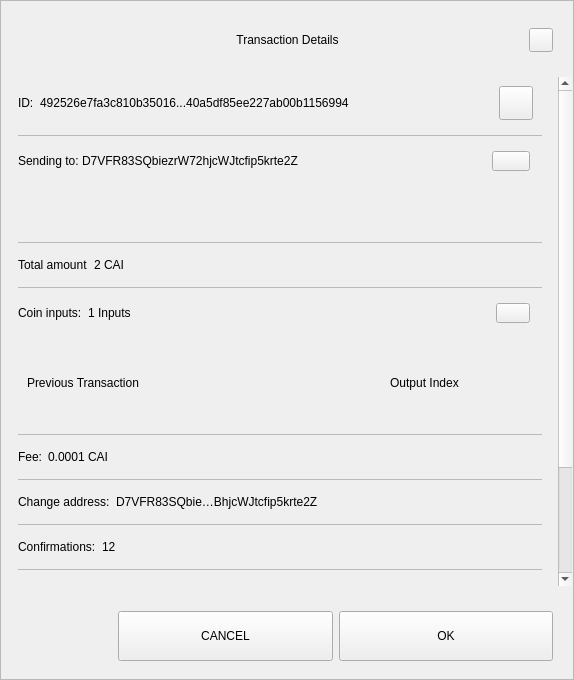
<?xml version="1.0" encoding="UTF-8"?>
<ui version="4.0">
 <class>TxDetailDialog</class>
 <widget class="QWidget" name="TxDetailDialog">
  <property name="geometry">
   <rect>
    <x>0</x>
    <y>0</y>
    <width>574</width>
    <height>680</height>
   </rect>
  </property>
  <property name="sizePolicy">
   <sizepolicy hsizetype="Preferred" vsizetype="Expanding">
    <horstretch>0</horstretch>
    <verstretch>0</verstretch>
   </sizepolicy>
  </property>
  <property name="minimumSize">
   <size>
    <width>574</width>
    <height>500</height>
   </size>
  </property>
  <property name="windowTitle">
   <string>Form</string>
  </property>
  <property name="styleSheet">
   <string notr="true"/>
  </property>
  <layout class="QVBoxLayout" name="verticalLayout_3">
   <property name="spacing">
    <number>0</number>
   </property>
   <property name="leftMargin">
    <number>0</number>
   </property>
   <property name="topMargin">
    <number>0</number>
   </property>
   <property name="rightMargin">
    <number>0</number>
   </property>
   <property name="bottomMargin">
    <number>0</number>
   </property>
   <item>
    <widget class="QFrame" name="frame">
     <property name="sizePolicy">
      <sizepolicy hsizetype="Preferred" vsizetype="Expanding">
       <horstretch>0</horstretch>
       <verstretch>0</verstretch>
      </sizepolicy>
     </property>
     <property name="styleSheet">
      <string notr="true"/>
     </property>
     <property name="frameShape">
      <enum>QFrame::StyledPanel</enum>
     </property>
     <property name="frameShadow">
      <enum>QFrame::Raised</enum>
     </property>
     <layout class="QVBoxLayout" name="verticalLayout">
      <property name="leftMargin">
       <number>0</number>
      </property>
      <property name="rightMargin">
       <number>0</number>
      </property>
      <item>
       <layout class="QHBoxLayout" name="horizontalLayout_3">
        <property name="spacing">
         <number>0</number>
        </property>
        <property name="leftMargin">
         <number>20</number>
        </property>
        <property name="topMargin">
         <number>10</number>
        </property>
        <property name="rightMargin">
         <number>20</number>
        </property>
        <item>
         <spacer name="horizontalSpacer_1">
          <property name="orientation">
           <enum>Qt::Horizontal</enum>
          </property>
          <property name="sizeHint" stdset="0">
           <size>
            <width>40</width>
            <height>20</height>
           </size>
          </property>
         </spacer>
        </item>
        <item>
         <widget class="QLabel" name="labelTitle">
          <property name="minimumSize">
           <size>
            <width>0</width>
            <height>40</height>
           </size>
          </property>
          <property name="maximumSize">
           <size>
            <width>16777215</width>
            <height>40</height>
           </size>
          </property>
          <property name="styleSheet">
           <string notr="true">padding-left:24px;</string>
          </property>
          <property name="text">
           <string>Transaction Details</string>
          </property>
          <property name="alignment">
           <set>Qt::AlignCenter</set>
          </property>
          <property name="margin">
           <number>7</number>
          </property>
         </widget>
        </item>
        <item>
         <spacer name="horizontalSpacer_2">
          <property name="orientation">
           <enum>Qt::Horizontal</enum>
          </property>
          <property name="sizeHint" stdset="0">
           <size>
            <width>40</width>
            <height>20</height>
           </size>
          </property>
         </spacer>
        </item>
        <item>
         <widget class="QPushButton" name="btnEsc">
          <property name="minimumSize">
           <size>
            <width>24</width>
            <height>24</height>
           </size>
          </property>
          <property name="maximumSize">
           <size>
            <width>24</width>
            <height>24</height>
           </size>
          </property>
          <property name="focusPolicy">
           <enum>Qt::NoFocus</enum>
          </property>
          <property name="text">
           <string/>
          </property>
         </widget>
        </item>
       </layout>
      </item>
      <item>
       <spacer name="verticalSpacer">
        <property name="orientation">
         <enum>Qt::Vertical</enum>
        </property>
        <property name="sizeType">
         <enum>QSizePolicy::Fixed</enum>
        </property>
        <property name="sizeHint" stdset="0">
         <size>
          <width>20</width>
          <height>10</height>
         </size>
        </property>
       </spacer>
      </item>
      <item>
       <widget class="QWidget" name="layoutScroll" native="true">
        <property name="minimumSize">
         <size>
          <width>0</width>
          <height>0</height>
         </size>
        </property>
        <layout class="QVBoxLayout" name="verticalLayout_4">
         <property name="leftMargin">
          <number>0</number>
         </property>
         <property name="topMargin">
          <number>0</number>
         </property>
         <property name="rightMargin">
          <number>0</number>
         </property>
         <item>
          <widget class="QScrollArea" name="scrollArea">
           <property name="styleSheet">
            <string notr="true">#scrollArea {
background:transparent;
}</string>
           </property>
           <property name="horizontalScrollBarPolicy">
            <enum>Qt::ScrollBarAlwaysOff</enum>
           </property>
           <property name="sizeAdjustPolicy">
            <enum>QAbstractScrollArea::AdjustIgnored</enum>
           </property>
           <property name="widgetResizable">
            <bool>true</bool>
           </property>
           <property name="alignment">
            <set>Qt::AlignLeading|Qt::AlignLeft|Qt::AlignTop</set>
           </property>
           <widget class="QWidget" name="scrollAreaWidgetContents">
            <property name="geometry">
             <rect>
              <x>0</x>
              <y>0</y>
              <width>556</width>
              <height>672</height>
             </rect>
            </property>
            <property name="autoFillBackground">
             <bool>false</bool>
            </property>
            <property name="styleSheet">
             <string notr="true">#scrollAreaWidgetContents {
background:transparent;
}</string>
            </property>
            <layout class="QVBoxLayout" name="verticalLayout_7">
             <property name="spacing">
              <number>0</number>
             </property>
             <property name="sizeConstraint">
              <enum>QLayout::SetDefaultConstraint</enum>
             </property>
             <property name="leftMargin">
              <number>0</number>
             </property>
             <property name="topMargin">
              <number>0</number>
             </property>
             <property name="rightMargin">
              <number>0</number>
             </property>
             <property name="bottomMargin">
              <number>0</number>
             </property>
             <item>
              <widget class="QWidget" name="content" native="true">
               <layout class="QVBoxLayout" name="verticalLayout_2">
                <property name="leftMargin">
                 <number>16</number>
                </property>
                <property name="topMargin">
                 <number>0</number>
                </property>
                <property name="rightMargin">
                 <number>16</number>
                </property>
                <item>
                 <widget class="QWidget" name="contentID" native="true">
                  <layout class="QHBoxLayout" name="horizontalLayout_12" stretch="0,1,0">
                   <property name="leftMargin">
                    <number>0</number>
                   </property>
                   <item>
                    <widget class="QLabel" name="labelId">
                     <property name="maximumSize">
                      <size>
                       <width>16777215</width>
                       <height>16777215</height>
                      </size>
                     </property>
                     <property name="text">
                      <string>ID:</string>
                     </property>
                    </widget>
                   </item>
                   <item>
                    <widget class="QLabel" name="textId">
                     <property name="text">
                      <string>492526e7fa3c810b35016...40a5df85ee227ab00b1156994</string>
                     </property>
                    </widget>
                   </item>
                   <item>
                    <widget class="QPushButton" name="pushCopy">
                     <property name="minimumSize">
                      <size>
                       <width>34</width>
                       <height>34</height>
                      </size>
                     </property>
                     <property name="maximumSize">
                      <size>
                       <width>34</width>
                       <height>34</height>
                      </size>
                     </property>
                     <property name="focusPolicy">
                      <enum>Qt::NoFocus</enum>
                     </property>
                     <property name="text">
                      <string/>
                     </property>
                     <property name="iconSize">
                      <size>
                       <width>24</width>
                       <height>24</height>
                      </size>
                     </property>
                    </widget>
                   </item>
                  </layout>
                 </widget>
                </item>
                <item>
                 <widget class="QLabel" name="labelDivider9">
                  <property name="maximumSize">
                   <size>
                    <width>16777215</width>
                    <height>1</height>
                   </size>
                  </property>
                  <property name="styleSheet">
                   <string notr="true">background-color:#bababa;</string>
                  </property>
                  <property name="text">
                   <string/>
                  </property>
                 </widget>
                </item>
                <item>
                 <widget class="QWidget" name="contentOutputs" native="true">
                  <layout class="QHBoxLayout" name="horizontalLayout_11" stretch="0,3,0">
                   <property name="spacing">
                    <number>0</number>
                   </property>
                   <property name="leftMargin">
                    <number>0</number>
                   </property>
                   <property name="rightMargin">
                    <number>12</number>
                   </property>
                   <item>
                    <widget class="QLabel" name="labelSend">
                     <property name="maximumSize">
                      <size>
                       <width>16777215</width>
                       <height>16777215</height>
                      </size>
                     </property>
                     <property name="text">
                      <string>Sending to: </string>
                     </property>
                    </widget>
                   </item>
                   <item>
                    <widget class="QLabel" name="textSend">
                     <property name="text">
                      <string>D7VFR83SQbiezrW72hjcWJtcfip5krte2Z </string>
                     </property>
                    </widget>
                   </item>
                   <item>
                    <widget class="QPushButton" name="pushOutputs">
                     <property name="minimumSize">
                      <size>
                       <width>34</width>
                       <height>20</height>
                      </size>
                     </property>
                     <property name="maximumSize">
                      <size>
                       <width>38</width>
                       <height>20</height>
                      </size>
                     </property>
                     <property name="focusPolicy">
                      <enum>Qt::NoFocus</enum>
                     </property>
                     <property name="styleSheet">
                      <string notr="true"/>
                     </property>
                     <property name="text">
                      <string/>
                     </property>
                    </widget>
                   </item>
                  </layout>
                 </widget>
                </item>
                <item>
                 <widget class="QScrollArea" name="outputsScrollArea">
                  <property name="minimumSize">
                   <size>
                    <width>0</width>
                    <height>50</height>
                   </size>
                  </property>
                  <property name="styleSheet">
                   <string notr="true">#outputsScrollArea {
background:transparent;
}</string>
                  </property>
                  <property name="widgetResizable">
                   <bool>true</bool>
                  </property>
                  <widget class="QWidget" name="container_outputs_base">
                   <property name="geometry">
                    <rect>
                     <x>0</x>
                     <y>0</y>
                     <width>522</width>
                     <height>48</height>
                    </rect>
                   </property>
                   <property name="styleSheet">
                    <string notr="true">#container_outputs_base {
background:transparent;
}</string>
                   </property>
                  </widget>
                 </widget>
                </item>
                <item>
                 <widget class="QLabel" name="labelDivider8">
                  <property name="maximumSize">
                   <size>
                    <width>16777215</width>
                    <height>1</height>
                   </size>
                  </property>
                  <property name="styleSheet">
                   <string notr="true">background-color:#bababa;</string>
                  </property>
                  <property name="text">
                   <string/>
                  </property>
                 </widget>
                </item>
                <item>
                 <widget class="QWidget" name="contentAmount" native="true">
                  <layout class="QHBoxLayout" name="horizontalLayout_4" stretch="0,1">
                   <property name="leftMargin">
                    <number>0</number>
                   </property>
                   <item>
                    <widget class="QLabel" name="labelAmount">
                     <property name="maximumSize">
                      <size>
                       <width>16777215</width>
                       <height>16777215</height>
                      </size>
                     </property>
                     <property name="text">
                      <string>Total amount</string>
                     </property>
                    </widget>
                   </item>
                   <item>
                    <widget class="QLabel" name="textAmount">
                     <property name="text">
                      <string>2 CAI</string>
                     </property>
                    </widget>
                   </item>
                  </layout>
                 </widget>
                </item>
                <item>
                 <widget class="QLabel" name="labelDivider6">
                  <property name="maximumSize">
                   <size>
                    <width>16777215</width>
                    <height>1</height>
                   </size>
                  </property>
                  <property name="styleSheet">
                   <string notr="true">background-color:#bababa;</string>
                  </property>
                  <property name="text">
                   <string/>
                  </property>
                 </widget>
                </item>
                <item>
                 <widget class="QWidget" name="contentInputs" native="true">
                  <layout class="QHBoxLayout" name="horizontalLayout" stretch="0,2,0">
                   <property name="leftMargin">
                    <number>0</number>
                   </property>
                   <property name="rightMargin">
                    <number>12</number>
                   </property>
                   <item>
                    <widget class="QLabel" name="labelInputs">
                     <property name="sizePolicy">
                      <sizepolicy hsizetype="Minimum" vsizetype="Preferred">
                       <horstretch>0</horstretch>
                       <verstretch>0</verstretch>
                      </sizepolicy>
                     </property>
                     <property name="maximumSize">
                      <size>
                       <width>16777215</width>
                       <height>16777215</height>
                      </size>
                     </property>
                     <property name="text">
                      <string>Coin inputs:</string>
                     </property>
                    </widget>
                   </item>
                   <item>
                    <widget class="QLabel" name="textInputs">
                     <property name="text">
                      <string>1 Inputs</string>
                     </property>
                    </widget>
                   </item>
                   <item>
                    <widget class="QPushButton" name="pushInputs">
                     <property name="maximumSize">
                      <size>
                       <width>34</width>
                       <height>20</height>
                      </size>
                     </property>
                     <property name="focusPolicy">
                      <enum>Qt::NoFocus</enum>
                     </property>
                     <property name="styleSheet">
                      <string notr="true"/>
                     </property>
                     <property name="text">
                      <string/>
                     </property>
                    </widget>
                   </item>
                  </layout>
                 </widget>
                </item>
                <item>
                 <widget class="QFrame" name="gridInputs">
                  <property name="sizePolicy">
                   <sizepolicy hsizetype="Preferred" vsizetype="MinimumExpanding">
                    <horstretch>0</horstretch>
                    <verstretch>0</verstretch>
                   </sizepolicy>
                  </property>
                  <property name="minimumSize">
                   <size>
                    <width>0</width>
                    <height>90</height>
                   </size>
                  </property>
                  <layout class="QGridLayout" name="gridLayoutInput" columnstretch="5,2" rowminimumheight="0">
                   <property name="sizeConstraint">
                    <enum>QLayout::SetMaximumSize</enum>
                   </property>
                   <property name="verticalSpacing">
                    <number>0</number>
                   </property>
                   <item row="0" column="0" alignment="Qt::AlignLeft">
                    <widget class="QLabel" name="labelTitlePrevTx">
                     <property name="text">
                      <string>Previous Transaction</string>
                     </property>
                    </widget>
                   </item>
                   <item row="0" column="1" alignment="Qt::AlignLeft">
                    <widget class="QLabel" name="labelOutputIndex">
                     <property name="text">
                      <string>Output Index</string>
                     </property>
                     <property name="alignment">
                      <set>Qt::AlignCenter</set>
                     </property>
                    </widget>
                   </item>
                  </layout>
                 </widget>
                </item>
                <item>
                 <widget class="QLabel" name="labelDivider1">
                  <property name="maximumSize">
                   <size>
                    <width>16777215</width>
                    <height>1</height>
                   </size>
                  </property>
                  <property name="styleSheet">
                   <string notr="true">background-color:#bababa;</string>
                  </property>
                  <property name="text">
                   <string/>
                  </property>
                 </widget>
                </item>
                <item>
                 <widget class="QWidget" name="contentFee" native="true">
                  <layout class="QHBoxLayout" name="horizontalLayout_7" stretch="0,1">
                   <property name="leftMargin">
                    <number>0</number>
                   </property>
                   <item>
                    <widget class="QLabel" name="labelFee">
                     <property name="maximumSize">
                      <size>
                       <width>16777215</width>
                       <height>16777215</height>
                      </size>
                     </property>
                     <property name="text">
                      <string>Fee:</string>
                     </property>
                    </widget>
                   </item>
                   <item>
                    <widget class="QLabel" name="textFee">
                     <property name="text">
                      <string>0.0001 CAI</string>
                     </property>
                    </widget>
                   </item>
                  </layout>
                 </widget>
                </item>
                <item>
                 <widget class="QLabel" name="labelDivider2">
                  <property name="maximumSize">
                   <size>
                    <width>16777215</width>
                    <height>1</height>
                   </size>
                  </property>
                  <property name="styleSheet">
                   <string notr="true">background-color:#bababa;</string>
                  </property>
                  <property name="text">
                   <string/>
                  </property>
                 </widget>
                </item>
                <item>
                 <widget class="QWidget" name="contentChangeAddress" native="true">
                  <layout class="QHBoxLayout" name="horizontalLayout_6" stretch="0,1">
                   <property name="leftMargin">
                    <number>0</number>
                   </property>
                   <item>
                    <widget class="QLabel" name="labelChange">
                     <property name="maximumSize">
                      <size>
                       <width>16777215</width>
                       <height>16777215</height>
                      </size>
                     </property>
                     <property name="text">
                      <string>Change address:</string>
                     </property>
                    </widget>
                   </item>
                   <item>
                    <widget class="QLabel" name="textChange">
                     <property name="text">
                      <string>D7VFR83SQbie…BhjcWJtcfip5krte2Z </string>
                     </property>
                    </widget>
                   </item>
                  </layout>
                 </widget>
                </item>
                <item>
                 <widget class="QLabel" name="labelDivider4">
                  <property name="maximumSize">
                   <size>
                    <width>16777215</width>
                    <height>1</height>
                   </size>
                  </property>
                  <property name="styleSheet">
                   <string notr="true">background-color:#bababa;</string>
                  </property>
                  <property name="text">
                   <string/>
                  </property>
                 </widget>
                </item>
                <item>
                 <widget class="QWidget" name="contentConfirmations" native="true">
                  <layout class="QHBoxLayout" name="horizontalLayout_8" stretch="0,1">
                   <property name="leftMargin">
                    <number>0</number>
                   </property>
                   <item>
                    <widget class="QLabel" name="labelConfirmations">
                     <property name="maximumSize">
                      <size>
                       <width>16777215</width>
                       <height>16777215</height>
                      </size>
                     </property>
                     <property name="text">
                      <string>Confirmations:</string>
                     </property>
                    </widget>
                   </item>
                   <item>
                    <widget class="QLabel" name="textConfirmations">
                     <property name="text">
                      <string>12</string>
                     </property>
                    </widget>
                   </item>
                  </layout>
                 </widget>
                </item>
                <item>
                 <widget class="QLabel" name="labelDivider7">
                  <property name="maximumSize">
                   <size>
                    <width>16777215</width>
                    <height>1</height>
                   </size>
                  </property>
                  <property name="styleSheet">
                   <string notr="true">background-color:#bababa;</string>
                  </property>
                  <property name="text">
                   <string/>
                  </property>
                 </widget>
                </item>
                <item>
                 <widget class="QWidget" name="contentSize" native="true">
                  <layout class="QHBoxLayout" name="horizontalLayout_9" stretch="0,1">
                   <property name="leftMargin">
                    <number>0</number>
                   </property>
                   <item>
                    <widget class="QLabel" name="labelSize">
                     <property name="maximumSize">
                      <size>
                       <width>16777215</width>
                       <height>16777215</height>
                      </size>
                     </property>
                     <property name="text">
                      <string>Size:</string>
                     </property>
                    </widget>
                   </item>
                   <item>
                    <widget class="QLabel" name="textSize">
                     <property name="text">
                      <string>2 kB</string>
                     </property>
                    </widget>
                   </item>
                  </layout>
                 </widget>
                </item>
                <item>
                 <widget class="QLabel" name="labelDivider3">
                  <property name="maximumSize">
                   <size>
                    <width>16777215</width>
                    <height>1</height>
                   </size>
                  </property>
                  <property name="styleSheet">
                   <string notr="true">background-color:#bababa;</string>
                  </property>
                  <property name="text">
                   <string/>
                  </property>
                 </widget>
                </item>
                <item>
                 <widget class="QWidget" name="contentDate" native="true">
                  <layout class="QHBoxLayout" name="horizontalLayout_5" stretch="0,1">
                   <property name="leftMargin">
                    <number>0</number>
                   </property>
                   <item>
                    <widget class="QLabel" name="labelDate">
                     <property name="maximumSize">
                      <size>
                       <width>16777215</width>
                       <height>16777215</height>
                      </size>
                     </property>
                     <property name="text">
                      <string>Date:</string>
                     </property>
                    </widget>
                   </item>
                   <item>
                    <widget class="QLabel" name="textDate">
                     <property name="text">
                      <string>May 25, 2017</string>
                     </property>
                    </widget>
                   </item>
                  </layout>
                 </widget>
                </item>
                <item>
                 <widget class="QLabel" name="labelDivider5">
                  <property name="maximumSize">
                   <size>
                    <width>16777215</width>
                    <height>1</height>
                   </size>
                  </property>
                  <property name="styleSheet">
                   <string notr="true">background-color:#bababa;</string>
                  </property>
                  <property name="text">
                   <string/>
                  </property>
                 </widget>
                </item>
                <item>
                 <widget class="QWidget" name="contentStatus" native="true">
                  <layout class="QHBoxLayout" name="horizontalLayout_10" stretch="0,1">
                   <property name="leftMargin">
                    <number>0</number>
                   </property>
                   <item>
                    <widget class="QLabel" name="labelStatus">
                     <property name="maximumSize">
                      <size>
                       <width>16777215</width>
                       <height>16777215</height>
                      </size>
                     </property>
                     <property name="text">
                      <string>Status:</string>
                     </property>
                    </widget>
                   </item>
                   <item>
                    <widget class="QLabel" name="textStatus">
                     <property name="text">
                      <string>Spendable</string>
                     </property>
                    </widget>
                   </item>
                  </layout>
                 </widget>
                </item>
                <item>
                 <spacer name="verticalSpacer_2">
                  <property name="orientation">
                   <enum>Qt::Vertical</enum>
                  </property>
                  <property name="sizeType">
                   <enum>QSizePolicy::Expanding</enum>
                  </property>
                  <property name="sizeHint" stdset="0">
                   <size>
                    <width>20</width>
                    <height>10</height>
                   </size>
                  </property>
                 </spacer>
                </item>
                <item>
                 <widget class="QLabel" name="labelWarning">
                  <property name="text">
                   <string>TextLabel</string>
                  </property>
                  <property name="alignment">
                   <set>Qt::AlignCenter</set>
                  </property>
                 </widget>
                </item>
               </layout>
              </widget>
             </item>
            </layout>
           </widget>
          </widget>
         </item>
        </layout>
       </widget>
      </item>
      <item>
       <widget class="QWidget" name="containerButtons" native="true">
        <layout class="QHBoxLayout" name="horizontalLayout1" stretch="1,2,2">
         <property name="leftMargin">
          <number>10</number>
         </property>
         <property name="rightMargin">
          <number>20</number>
         </property>
         <item>
          <spacer name="horizontalSpacer_3">
           <property name="orientation">
            <enum>Qt::Horizontal</enum>
           </property>
           <property name="sizeHint" stdset="0">
            <size>
             <width>40</width>
             <height>20</height>
            </size>
           </property>
          </spacer>
         </item>
         <item>
          <widget class="QPushButton" name="btnCancel">
           <property name="minimumSize">
            <size>
             <width>200</width>
             <height>50</height>
            </size>
           </property>
           <property name="focusPolicy">
            <enum>Qt::NoFocus</enum>
           </property>
           <property name="text">
            <string>CANCEL</string>
           </property>
          </widget>
         </item>
         <item>
          <widget class="QPushButton" name="btnSave">
           <property name="minimumSize">
            <size>
             <width>200</width>
             <height>50</height>
            </size>
           </property>
           <property name="focusPolicy">
            <enum>Qt::NoFocus</enum>
           </property>
           <property name="text">
            <string>OK</string>
           </property>
          </widget>
         </item>
        </layout>
       </widget>
      </item>
     </layout>
    </widget>
   </item>
  </layout>
 </widget>
 <resources/>
 <connections/>
</ui>
